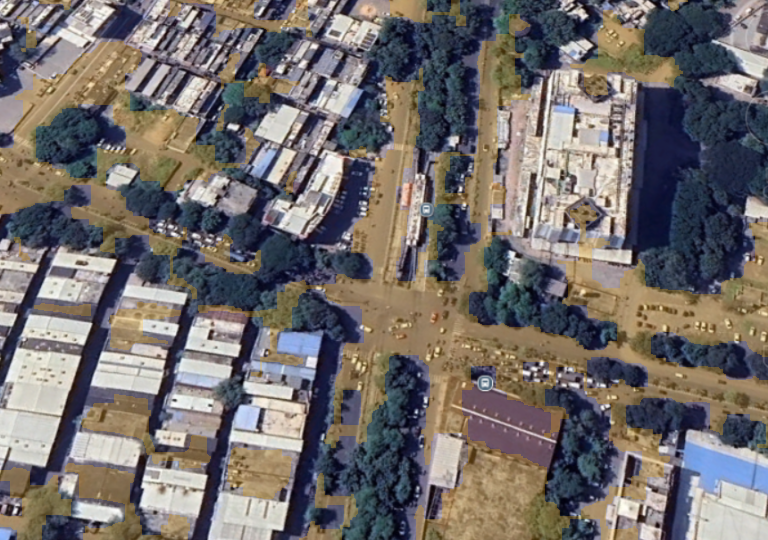
#> input picture test2_12_155_40.png, 768 x 540 px
$ python -i preprocessing.py   (imports and definitions only)
#> lines starting #> are read from the running program, lines starting #| are printed output that depends on the picture
#> further down, picture is the input picture: shape (540, 768, 3); mean B, G, R 107.4, 109.3, 115.2
import cv2
import numpy as np
from typing import Tuple


def resize_image(image_bgr: np.ndarray, max_dim: int = 1024) -> np.ndarray:
#> called with max_dim = 1024
    h, w = image_bgr.shape[:2]
#> h = 540; w = 768
    max_curr = max(h, w)
#> max_curr = 768
    if max_curr <= max_dim:
        return image_bgr.copy()
    scale = max_dim / max_curr
    new_w = int(w * scale)
    new_h = int(h * scale)
    resized = cv2.resize(image_bgr, (new_w, new_h), interpolation=cv2.INTER_AREA)
    return resized


def to_grayscale(image_bgr: np.ndarray) -> np.ndarray:
    return cv2.cvtColor(image_bgr, cv2.COLOR_BGR2GRAY)
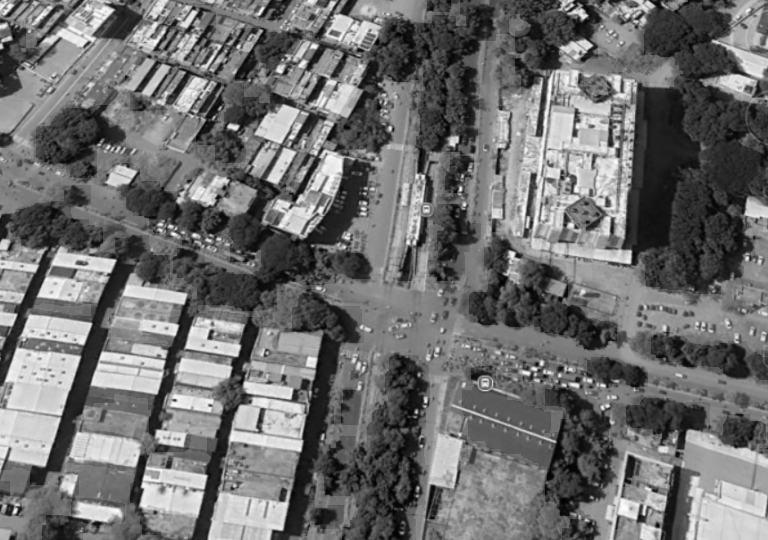
#> returned value: shape (540, 768); min 2, max 253, mean 110.9


def gaussian_blur(gray: np.ndarray, ksize: Tuple[int, int] = (5, 5)) -> np.ndarray:
#> called with ksize = (5, 5)
    return cv2.GaussianBlur(gray, ksize, 0)


def clahe_enhance(gray: np.ndarray, clip_limit: float = 2.0, tile_grid_size: Tuple[int, int] = (8, 8)) -> np.ndarray:
#> called with clip_limit = 2, tile_grid_size = (8, 8)
    clahe = cv2.createCLAHE(clipLimit=clip_limit, tileGridSize=tile_grid_size)
    return clahe.apply(gray)
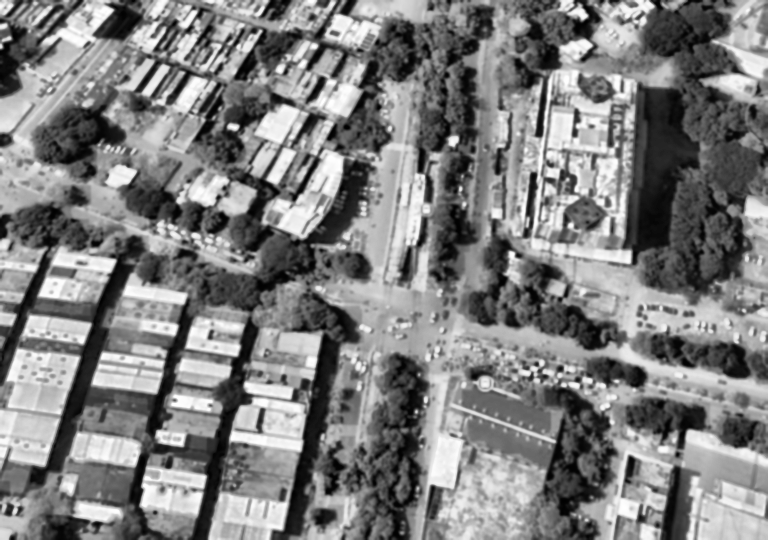
#> returned value: shape (540, 768); min 0, max 255, mean 126.7


def preprocess(image_bgr: np.ndarray, max_dim: int = 1024) -> tuple[np.ndarray, np.ndarray]:
    """
    Returns: (resized_bgr, enhanced_gray)
    """
    resized = resize_image(image_bgr, max_dim=max_dim)
    gray = to_grayscale(resized)
    blurred = gaussian_blur(gray)
    enhanced = clahe_enhance(blurred)
    return resized, enhanced

>>> import cv2
>>> picture = cv2.imread('../test2_12_155_40.png')
>>> result = preprocess(picture)
